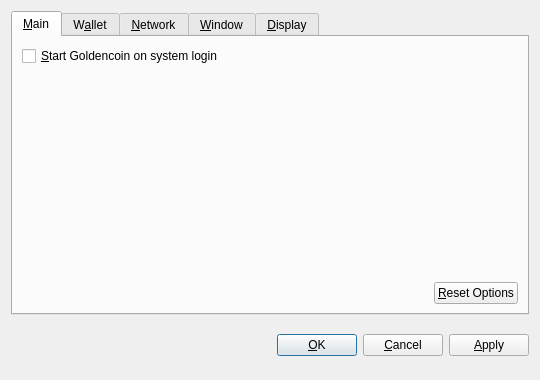
<?xml version="1.0" encoding="UTF-8"?>
<ui version="4.0">
 <class>OptionsDialog</class>
 <widget class="QDialog" name="OptionsDialog">
  <property name="geometry">
   <rect>
    <x>0</x>
    <y>0</y>
    <width>540</width>
    <height>380</height>
   </rect>
  </property>
  <property name="windowTitle">
   <string>Options</string>
  </property>
  <property name="modal">
   <bool>true</bool>
  </property>
  <layout class="QVBoxLayout" name="verticalLayout">
   <item>
    <widget class="QTabWidget" name="tabWidget">
     <property name="tabPosition">
      <enum>QTabWidget::North</enum>
     </property>
     <property name="currentIndex">
      <number>0</number>
     </property>
     <widget class="QWidget" name="tabMain">
      <attribute name="title">
       <string>&amp;Main</string>
      </attribute>
      <layout class="QVBoxLayout" name="verticalLayout_Main">
       <item>
        <widget class="QCheckBox" name="bitcoinAtStartup">
         <property name="toolTip">
          <string>Automatically start Goldencoin after logging in to the system.</string>
         </property>
         <property name="text">
          <string>&amp;Start Goldencoin on system login</string>
         </property>
        </widget>
       </item>
       <item>
        <spacer name="verticalSpacer_Main">
         <property name="orientation">
          <enum>Qt::Vertical</enum>
         </property>
         <property name="sizeHint" stdset="0">
          <size>
           <width>20</width>
           <height>40</height>
          </size>
         </property>
        </spacer>
       </item>
       <item>
        <layout class="QHBoxLayout" name="horizontalLayout_2_Main">
         <item>
          <spacer name="horizontalSpacer_2_Main">
           <property name="orientation">
            <enum>Qt::Horizontal</enum>
           </property>
           <property name="sizeHint" stdset="0">
            <size>
             <width>40</width>
             <height>20</height>
            </size>
           </property>
          </spacer>
         </item>
         <item>
          <widget class="QPushButton" name="resetButton">
           <property name="toolTip">
            <string>Reset all client options to default.</string>
           </property>
           <property name="text">
            <string>&amp;Reset Options</string>
           </property>
           <property name="autoDefault">
            <bool>false</bool>
           </property>
          </widget>
         </item>
        </layout>
       </item>
      </layout>
     </widget>
     <widget class="QWidget" name="tabWallet">
      <attribute name="title">
       <string>W&amp;allet</string>
      </attribute>
      <layout class="QVBoxLayout" name="verticalLayout_Network">
       <item>
        <widget class="QLabel" name="transactionFeeInfoLabel">
         <property name="text">
          <string>Optional transaction fee per kB that helps make sure your transactions are processed quickly. Most transactions are 1 kB.</string>
         </property>
         <property name="textFormat">
          <enum>Qt::PlainText</enum>
         </property>
         <property name="wordWrap">
          <bool>true</bool>
         </property>
        </widget>
       </item>
       <item>
        <layout class="QHBoxLayout" name="horizontalLayout_1_Main">
         <item>
          <widget class="QLabel" name="transactionFeeLabel">
           <property name="text">
            <string>Pay transaction &amp;fee</string>
           </property>
           <property name="textFormat">
            <enum>Qt::PlainText</enum>
           </property>
           <property name="buddy">
            <cstring>transactionFee</cstring>
           </property>
          </widget>
         </item>
         <item>
          <widget class="BitcoinAmountField" name="transactionFee"/>
         </item>
         <item>
          <spacer name="horizontalSpacer_1_Main">
           <property name="orientation">
            <enum>Qt::Horizontal</enum>
           </property>
           <property name="sizeHint" stdset="0">
            <size>
             <width>40</width>
             <height>20</height>
            </size>
           </property>
          </spacer>
         </item>
        </layout>
       </item>
       <item>
        <widget class="QLabel" name="label">
         <property name="text">
          <string>If you disable the spending of unconfirmed change, the change from a transaction cannot be used until that transaction has at least one confirmation. This also affects how your balance is computed.</string>
         </property>
         <property name="wordWrap">
          <bool>true</bool>
         </property>
        </widget>
       </item>
       <item>
        <widget class="QCheckBox" name="spendZeroConfChange">
         <property name="text">
          <string>Spend unconfirmed change  (experts only)</string>
         </property>
        </widget>
       </item>
       <item>
        <spacer name="verticalSpacer">
         <property name="orientation">
          <enum>Qt::Vertical</enum>
         </property>
         <property name="sizeHint" stdset="0">
          <size>
           <width>20</width>
           <height>40</height>
          </size>
         </property>
        </spacer>
       </item>
      </layout>
     </widget>
     <widget class="QWidget" name="tabNetwork">
      <attribute name="title">
       <string>&amp;Network</string>
      </attribute>
      <layout class="QVBoxLayout" name="verticalLayout_Network">
       <item>
        <widget class="QCheckBox" name="mapPortUpnp">
         <property name="toolTip">
          <string>Automatically open the Goldencoin client port on the router. This only works when your router supports UPnP and it is enabled.</string>
         </property>
         <property name="text">
          <string>Map port using &amp;UPnP</string>
         </property>
        </widget>
       </item>
       <item>
        <widget class="QCheckBox" name="connectSocks">
         <property name="toolTip">
          <string>Connect to the Goldencoin network through a SOCKS proxy (e.g. when connecting through Tor).</string>
         </property>
         <property name="text">
          <string>&amp;Connect through SOCKS proxy:</string>
         </property>
        </widget>
       </item>
       <item>
        <layout class="QHBoxLayout" name="horizontalLayout_Network">
         <item>
          <widget class="QLabel" name="proxyIpLabel">
           <property name="text">
            <string>Proxy &amp;IP:</string>
           </property>
           <property name="textFormat">
            <enum>Qt::PlainText</enum>
           </property>
           <property name="buddy">
            <cstring>proxyIp</cstring>
           </property>
          </widget>
         </item>
         <item>
          <widget class="QValidatedLineEdit" name="proxyIp">
           <property name="maximumSize">
            <size>
             <width>140</width>
             <height>16777215</height>
            </size>
           </property>
           <property name="toolTip">
            <string>IP address of the proxy (e.g. 127.0.0.1)</string>
           </property>
          </widget>
         </item>
         <item>
          <widget class="QLabel" name="proxyPortLabel">
           <property name="text">
            <string>&amp;Port:</string>
           </property>
           <property name="textFormat">
            <enum>Qt::PlainText</enum>
           </property>
           <property name="buddy">
            <cstring>proxyPort</cstring>
           </property>
          </widget>
         </item>
         <item>
          <widget class="QLineEdit" name="proxyPort">
           <property name="maximumSize">
            <size>
             <width>55</width>
             <height>16777215</height>
            </size>
           </property>
           <property name="toolTip">
            <string>Port of the proxy (e.g. 9050)</string>
           </property>
          </widget>
         </item>
         <item>
          <widget class="QLabel" name="socksVersionLabel">
           <property name="text">
            <string>SOCKS &amp;Version:</string>
           </property>
           <property name="textFormat">
            <enum>Qt::PlainText</enum>
           </property>
           <property name="buddy">
            <cstring>socksVersion</cstring>
           </property>
          </widget>
         </item>
         <item>
          <widget class="QValueComboBox" name="socksVersion">
           <property name="toolTip">
            <string>SOCKS version of the proxy (e.g. 5)</string>
           </property>
          </widget>
         </item>
         <item>
          <spacer name="horizontalSpacer_Network">
           <property name="orientation">
            <enum>Qt::Horizontal</enum>
           </property>
           <property name="sizeHint" stdset="0">
            <size>
             <width>40</width>
             <height>20</height>
            </size>
           </property>
          </spacer>
         </item>
        </layout>
       </item>
       <item>
        <spacer name="verticalSpacer_Network">
         <property name="orientation">
          <enum>Qt::Vertical</enum>
         </property>
         <property name="sizeHint" stdset="0">
          <size>
           <width>20</width>
           <height>40</height>
          </size>
         </property>
        </spacer>
       </item>
      </layout>
     </widget>
     <widget class="QWidget" name="tabWindow">
      <attribute name="title">
       <string>&amp;Window</string>
      </attribute>
      <layout class="QVBoxLayout" name="verticalLayout_Window">
       <item>
        <widget class="QCheckBox" name="minimizeToTray">
         <property name="toolTip">
          <string>Show only a tray icon after minimizing the window.</string>
         </property>
         <property name="text">
          <string>&amp;Minimize to the tray instead of the taskbar</string>
         </property>
        </widget>
       </item>
       <item>
        <widget class="QCheckBox" name="minimizeOnClose">
         <property name="toolTip">
          <string>Minimize instead of exit the application when the window is closed. When this option is enabled, the application will be closed only after selecting Quit in the menu.</string>
         </property>
         <property name="text">
          <string>M&amp;inimize on close</string>
         </property>
        </widget>
       </item>
       <item>
        <spacer name="verticalSpacer_Window">
         <property name="orientation">
          <enum>Qt::Vertical</enum>
         </property>
         <property name="sizeHint" stdset="0">
          <size>
           <width>20</width>
           <height>40</height>
          </size>
         </property>
        </spacer>
       </item>
      </layout>
     </widget>
     <widget class="QWidget" name="tabDisplay">
      <attribute name="title">
       <string>&amp;Display</string>
      </attribute>
      <layout class="QVBoxLayout" name="verticalLayout_Display">
       <item>
        <layout class="QHBoxLayout" name="horizontalLayout_1_Display">
         <item>
          <widget class="QLabel" name="langLabel">
           <property name="text">
            <string>User Interface &amp;language:</string>
           </property>
           <property name="textFormat">
            <enum>Qt::PlainText</enum>
           </property>
           <property name="buddy">
            <cstring>lang</cstring>
           </property>
          </widget>
         </item>
         <item>
          <widget class="QValueComboBox" name="lang">
           <property name="toolTip">
            <string>The user interface language can be set here. This setting will take effect after restarting Goldencoin.</string>
           </property>
          </widget>
         </item>
        </layout>
       </item>
       <item>
        <layout class="QHBoxLayout" name="horizontalLayout_2_Display">
         <item>
          <widget class="QLabel" name="unitLabel">
           <property name="text">
            <string>&amp;Unit to show amounts in:</string>
           </property>
           <property name="textFormat">
            <enum>Qt::PlainText</enum>
           </property>
           <property name="buddy">
            <cstring>unit</cstring>
           </property>
          </widget>
         </item>
         <item>
          <widget class="QValueComboBox" name="unit">
           <property name="toolTip">
            <string>Choose the default subdivision unit to show in the interface and when sending coins.</string>
           </property>
          </widget>
         </item>
        </layout>
       </item>
       <item>
        <widget class="QCheckBox" name="displayAddresses">
         <property name="toolTip">
          <string>Whether to show Goldencoin addresses in the transaction list or not.</string>
         </property>
         <property name="text">
          <string>&amp;Display addresses in transaction list</string>
         </property>
        </widget>
       </item>
       <item>
        <widget class="QCheckBox" name="coinControlFeatures">
         <property name="toolTip">
          <string>Whether to show coin control features or not.</string>
         </property>
         <property name="text">
          <string>Display coin &amp;control features (experts only!)</string>
         </property>
        </widget>
       </item>
       <item>
        <spacer name="verticalSpacer_Display">
         <property name="orientation">
          <enum>Qt::Vertical</enum>
         </property>
         <property name="sizeHint" stdset="0">
          <size>
           <width>20</width>
           <height>40</height>
          </size>
         </property>
        </spacer>
       </item>
      </layout>
     </widget>
    </widget>
   </item>
   <item>
    <layout class="QHBoxLayout" name="horizontalLayout_Buttons">
     <item>
      <spacer name="horizontalSpacer_1">
       <property name="orientation">
        <enum>Qt::Horizontal</enum>
       </property>
       <property name="sizeHint" stdset="0">
        <size>
         <width>40</width>
         <height>48</height>
        </size>
       </property>
      </spacer>
     </item>
     <item>
      <widget class="QLabel" name="statusLabel">
       <property name="font">
        <font>
         <weight>75</weight>
         <bold>true</bold>
        </font>
       </property>
       <property name="text">
        <string/>
       </property>
       <property name="textFormat">
        <enum>Qt::PlainText</enum>
       </property>
       <property name="wordWrap">
        <bool>true</bool>
       </property>
      </widget>
     </item>
     <item>
      <spacer name="horizontalSpacer_2">
       <property name="orientation">
        <enum>Qt::Horizontal</enum>
       </property>
       <property name="sizeHint" stdset="0">
        <size>
         <width>40</width>
         <height>48</height>
        </size>
       </property>
      </spacer>
     </item>
     <item>
      <widget class="QPushButton" name="okButton">
       <property name="text">
        <string>&amp;OK</string>
       </property>
      </widget>
     </item>
     <item>
      <widget class="QPushButton" name="cancelButton">
       <property name="text">
        <string>&amp;Cancel</string>
       </property>
       <property name="autoDefault">
        <bool>false</bool>
       </property>
      </widget>
     </item>
     <item>
      <widget class="QPushButton" name="applyButton">
       <property name="text">
        <string>&amp;Apply</string>
       </property>
       <property name="autoDefault">
        <bool>false</bool>
       </property>
      </widget>
     </item>
    </layout>
   </item>
  </layout>
 </widget>
 <customwidgets>
  <customwidget>
   <class>BitcoinAmountField</class>
   <extends>QSpinBox</extends>
   <header>bitcoinamountfield.h</header>
  </customwidget>
  <customwidget>
   <class>QValueComboBox</class>
   <extends>QComboBox</extends>
   <header>qvaluecombobox.h</header>
  </customwidget>
  <customwidget>
   <class>QValidatedLineEdit</class>
   <extends>QLineEdit</extends>
   <header>qvalidatedlineedit.h</header>
  </customwidget>
 </customwidgets>
 <resources/>
 <connections/>
</ui>
